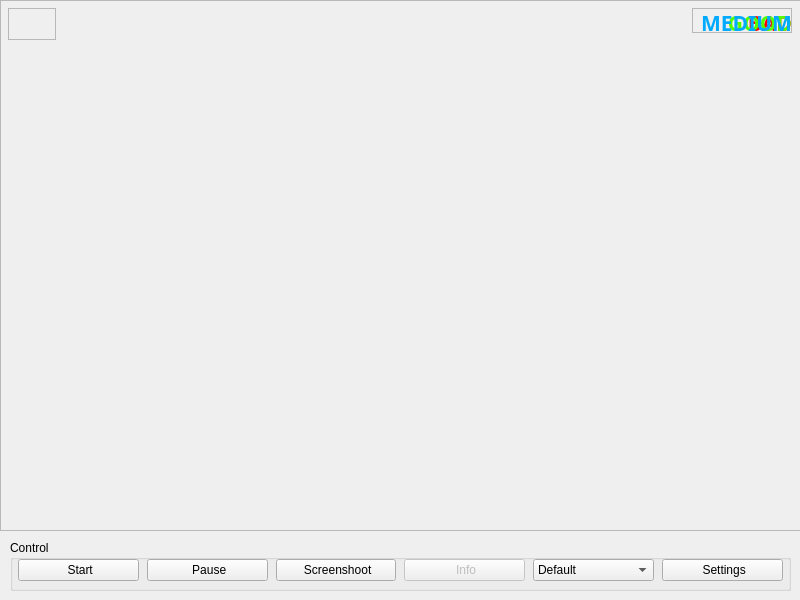
<?xml version="1.0" encoding="UTF-8"?>
<ui version="4.0">
 <class>MainView</class>
 <widget class="QMainWindow" name="MainView">
  <property name="enabled">
   <bool>true</bool>
  </property>
  <property name="geometry">
   <rect>
    <x>0</x>
    <y>0</y>
    <width>800</width>
    <height>600</height>
   </rect>
  </property>
  <property name="minimumSize">
   <size>
    <width>800</width>
    <height>600</height>
   </size>
  </property>
  <property name="maximumSize">
   <size>
    <width>800</width>
    <height>600</height>
   </size>
  </property>
  <property name="windowTitle">
   <string>Main Window</string>
  </property>
  <property name="tabShape">
   <enum>QTabWidget::Rounded</enum>
  </property>
  <widget class="QWidget" name="centralwidget">
   <property name="minimumSize">
    <size>
     <width>800</width>
     <height>600</height>
    </size>
   </property>
   <property name="maximumSize">
    <size>
     <width>800</width>
     <height>600</height>
    </size>
   </property>
   <widget class="QGroupBox" name="controllerGroup">
    <property name="geometry">
     <rect>
      <x>10</x>
      <y>540</y>
      <width>781</width>
      <height>51</height>
     </rect>
    </property>
    <property name="title">
     <string>Control</string>
    </property>
    <widget class="QWidget" name="horizontalLayoutWidget">
     <property name="geometry">
      <rect>
       <x>0</x>
       <y>10</y>
       <width>781</width>
       <height>41</height>
      </rect>
     </property>
     <layout class="QHBoxLayout" name="controllerLayout">
      <property name="spacing">
       <number>8</number>
      </property>
      <property name="leftMargin">
       <number>8</number>
      </property>
      <property name="topMargin">
       <number>8</number>
      </property>
      <property name="rightMargin">
       <number>8</number>
      </property>
      <property name="bottomMargin">
       <number>8</number>
      </property>
      <item>
       <widget class="QPushButton" name="startVideoBtn">
        <property name="enabled">
         <bool>true</bool>
        </property>
        <property name="text">
         <string> Start</string>
        </property>
        <property name="icon">
         <iconset>
          <normaloff>Resources/play.png</normaloff>Resources/play.png</iconset>
        </property>
        <property name="iconSize">
         <size>
          <width>16</width>
          <height>16</height>
         </size>
        </property>
       </widget>
      </item>
      <item>
       <widget class="QPushButton" name="pauseVideoBtn">
        <property name="text">
         <string> Pause</string>
        </property>
        <property name="icon">
         <iconset>
          <normaloff>Resources/pause.png</normaloff>Resources/pause.png</iconset>
        </property>
        <property name="iconSize">
         <size>
          <width>16</width>
          <height>16</height>
         </size>
        </property>
       </widget>
      </item>
      <item>
       <widget class="QPushButton" name="screenshootBtn">
        <property name="text">
         <string> Screenshoot</string>
        </property>
        <property name="icon">
         <iconset>
          <normaloff>Resources/crop.png</normaloff>Resources/crop.png</iconset>
        </property>
       </widget>
      </item>
      <item>
       <widget class="QPushButton" name="displayInfoBtn">
        <property name="enabled">
         <bool>false</bool>
        </property>
        <property name="minimumSize">
         <size>
          <width>0</width>
          <height>0</height>
         </size>
        </property>
        <property name="text">
         <string> Info</string>
        </property>
        <property name="icon">
         <iconset>
          <normaloff>Resources/info.png</normaloff>Resources/info.png</iconset>
        </property>
       </widget>
      </item>
      <item>
       <widget class="QComboBox" name="videoModeCb">
        <property name="enabled">
         <bool>true</bool>
        </property>
        <property name="editable">
         <bool>false</bool>
        </property>
        <property name="currentText">
         <string>Default</string>
        </property>
        <item>
         <property name="text">
          <string>Default</string>
         </property>
        </item>
        <item>
         <property name="text">
          <string>Verbose</string>
         </property>
        </item>
       </widget>
      </item>
      <item>
       <widget class="QPushButton" name="settingsBtn">
        <property name="enabled">
         <bool>true</bool>
        </property>
        <property name="text">
         <string> Settings</string>
        </property>
        <property name="icon">
         <iconset>
          <normaloff>Resources/cog.png</normaloff>Resources/cog.png</iconset>
        </property>
       </widget>
      </item>
     </layout>
    </widget>
   </widget>
   <widget class="QFrame" name="verboseModeFrame">
    <property name="geometry">
     <rect>
      <x>0</x>
      <y>0</y>
      <width>801</width>
      <height>531</height>
     </rect>
    </property>
    <property name="frameShape">
     <enum>QFrame::StyledPanel</enum>
    </property>
    <property name="frameShadow">
     <enum>QFrame::Raised</enum>
    </property>
    <widget class="QWidget" name="layoutWidget">
     <property name="geometry">
      <rect>
       <x>0</x>
       <y>0</y>
       <width>801</width>
       <height>531</height>
      </rect>
     </property>
     <layout class="QGridLayout" name="verboseModeGrid">
      <property name="spacing">
       <number>2</number>
      </property>
      <item row="0" column="1">
       <widget class="QLabel" name="roiFrame">
        <property name="pixmap">
         <pixmap>Resources/camera-lens.png</pixmap>
        </property>
        <property name="alignment">
         <set>Qt::AlignCenter</set>
        </property>
       </widget>
      </item>
      <item row="0" column="0">
       <widget class="QLabel" name="videoFrame">
        <property name="pixmap">
         <pixmap>Resources/camera-lens.png</pixmap>
        </property>
        <property name="alignment">
         <set>Qt::AlignCenter</set>
        </property>
       </widget>
      </item>
      <item row="1" column="1">
       <widget class="QLabel" name="videoFilteredFrame">
        <property name="pixmap">
         <pixmap>Resources/camera-lens.png</pixmap>
        </property>
        <property name="scaledContents">
         <bool>false</bool>
        </property>
        <property name="alignment">
         <set>Qt::AlignCenter</set>
        </property>
       </widget>
      </item>
      <item row="1" column="0">
       <widget class="QLabel" name="roiMaskFrame">
        <property name="pixmap">
         <pixmap>Resources/camera-lens.png</pixmap>
        </property>
        <property name="alignment">
         <set>Qt::AlignCenter</set>
        </property>
       </widget>
      </item>
     </layout>
    </widget>
   </widget>
   <widget class="QFrame" name="defaultModeFrame">
    <property name="geometry">
     <rect>
      <x>0</x>
      <y>0</y>
      <width>801</width>
      <height>531</height>
     </rect>
    </property>
    <property name="frameShape">
     <enum>QFrame::StyledPanel</enum>
    </property>
    <property name="frameShadow">
     <enum>QFrame::Raised</enum>
    </property>
    <widget class="QLabel" name="videoOutpuFrame">
     <property name="geometry">
      <rect>
       <x>0</x>
       <y>0</y>
       <width>801</width>
       <height>531</height>
      </rect>
     </property>
     <property name="autoFillBackground">
      <bool>false</bool>
     </property>
     <property name="text">
      <string/>
     </property>
     <property name="pixmap">
      <pixmap>Resources/camera.png</pixmap>
     </property>
     <property name="scaledContents">
      <bool>false</bool>
     </property>
     <property name="alignment">
      <set>Qt::AlignCenter</set>
     </property>
    </widget>
   </widget>
   <widget class="QFrame" name="detectionIndicatorFrame">
    <property name="geometry">
     <rect>
      <x>8</x>
      <y>8</y>
      <width>48</width>
      <height>32</height>
     </rect>
    </property>
    <property name="frameShape">
     <enum>QFrame::StyledPanel</enum>
    </property>
    <property name="frameShadow">
     <enum>QFrame::Raised</enum>
    </property>
    <widget class="QLabel" name="detectionIndicator">
     <property name="geometry">
      <rect>
       <x>0</x>
       <y>0</y>
       <width>48</width>
       <height>32</height>
      </rect>
     </property>
     <property name="text">
      <string/>
     </property>
     <property name="textFormat">
      <enum>Qt::AutoText</enum>
     </property>
     <property name="pixmap">
      <pixmap>Resources/indikator.png</pixmap>
     </property>
     <property name="scaledContents">
      <bool>true</bool>
     </property>
     <property name="alignment">
      <set>Qt::AlignLeading|Qt::AlignLeft|Qt::AlignVCenter</set>
     </property>
    </widget>
   </widget>
   <widget class="QFrame" name="meatQualityFrame">
    <property name="geometry">
     <rect>
      <x>692</x>
      <y>8</y>
      <width>100</width>
      <height>25</height>
     </rect>
    </property>
    <property name="frameShape">
     <enum>QFrame::StyledPanel</enum>
    </property>
    <property name="frameShadow">
     <enum>QFrame::Raised</enum>
    </property>
    <widget class="QFrame" name="badTextFrame">
     <property name="geometry">
      <rect>
       <x>0</x>
       <y>0</y>
       <width>100</width>
       <height>25</height>
      </rect>
     </property>
     <property name="frameShape">
      <enum>QFrame::StyledPanel</enum>
     </property>
     <property name="frameShadow">
      <enum>QFrame::Raised</enum>
     </property>
     <widget class="QLabel" name="badText">
      <property name="geometry">
       <rect>
        <x>0</x>
        <y>0</y>
        <width>100</width>
        <height>25</height>
       </rect>
      </property>
      <property name="font">
       <font>
        <family>Agency FB</family>
        <pointsize>16</pointsize>
        <weight>75</weight>
        <bold>true</bold>
       </font>
      </property>
      <property name="styleSheet">
       <string notr="true">color: rgb(255, 0, 0);</string>
      </property>
      <property name="frameShape">
       <enum>QFrame::NoFrame</enum>
      </property>
      <property name="text">
       <string>BAD</string>
      </property>
      <property name="textFormat">
       <enum>Qt::AutoText</enum>
      </property>
      <property name="alignment">
       <set>Qt::AlignRight|Qt::AlignTop|Qt::AlignTrailing</set>
      </property>
     </widget>
    </widget>
    <widget class="QFrame" name="goodTextFrame">
     <property name="geometry">
      <rect>
       <x>0</x>
       <y>0</y>
       <width>100</width>
       <height>25</height>
      </rect>
     </property>
     <property name="frameShape">
      <enum>QFrame::StyledPanel</enum>
     </property>
     <property name="frameShadow">
      <enum>QFrame::Raised</enum>
     </property>
     <widget class="QLabel" name="goodText">
      <property name="geometry">
       <rect>
        <x>0</x>
        <y>0</y>
        <width>100</width>
        <height>25</height>
       </rect>
      </property>
      <property name="font">
       <font>
        <family>Agency FB</family>
        <pointsize>16</pointsize>
        <weight>75</weight>
        <bold>true</bold>
       </font>
      </property>
      <property name="styleSheet">
       <string notr="true">color: rgb(85, 255, 0);</string>
      </property>
      <property name="frameShape">
       <enum>QFrame::NoFrame</enum>
      </property>
      <property name="text">
       <string>GOOD</string>
      </property>
      <property name="textFormat">
       <enum>Qt::AutoText</enum>
      </property>
      <property name="alignment">
       <set>Qt::AlignRight|Qt::AlignTop|Qt::AlignTrailing</set>
      </property>
     </widget>
    </widget>
    <widget class="QFrame" name="mediumTextFrame">
     <property name="geometry">
      <rect>
       <x>0</x>
       <y>0</y>
       <width>100</width>
       <height>25</height>
      </rect>
     </property>
     <property name="frameShape">
      <enum>QFrame::StyledPanel</enum>
     </property>
     <property name="frameShadow">
      <enum>QFrame::Raised</enum>
     </property>
     <widget class="QLabel" name="mediumText">
      <property name="geometry">
       <rect>
        <x>0</x>
        <y>0</y>
        <width>100</width>
        <height>25</height>
       </rect>
      </property>
      <property name="font">
       <font>
        <family>Agency FB</family>
        <pointsize>16</pointsize>
        <weight>75</weight>
        <bold>true</bold>
       </font>
      </property>
      <property name="styleSheet">
       <string notr="true">color: rgb(0, 170, 255);</string>
      </property>
      <property name="frameShape">
       <enum>QFrame::NoFrame</enum>
      </property>
      <property name="text">
       <string>MEDIUM</string>
      </property>
      <property name="textFormat">
       <enum>Qt::AutoText</enum>
      </property>
      <property name="alignment">
       <set>Qt::AlignRight|Qt::AlignTop|Qt::AlignTrailing</set>
      </property>
     </widget>
    </widget>
   </widget>
  </widget>
 </widget>
 <resources/>
 <connections/>
</ui>
